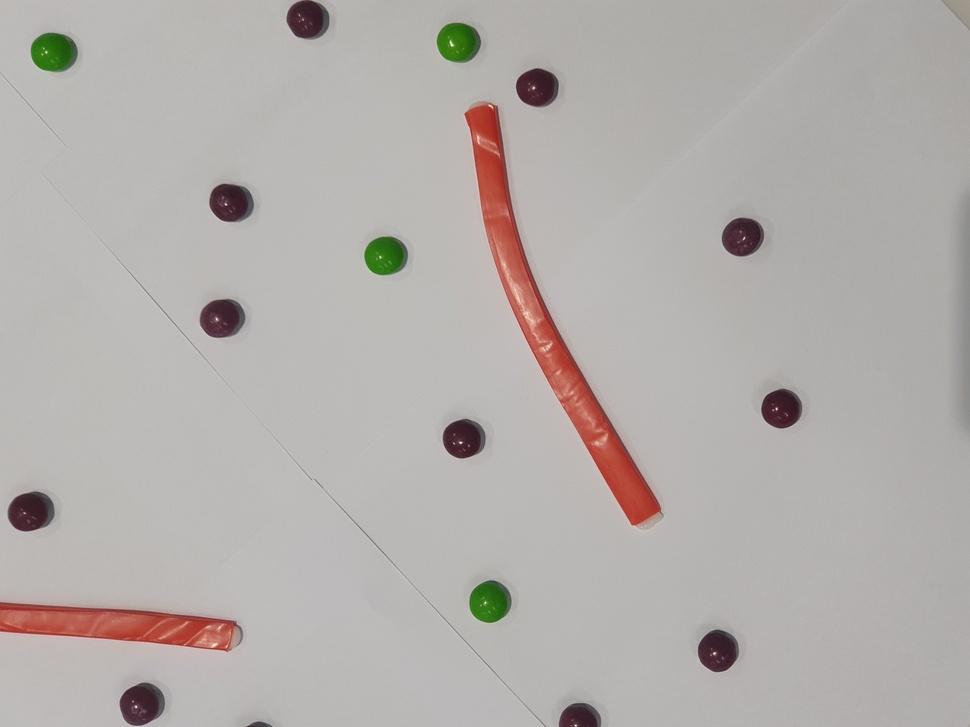
#> input picture images (1)/20230113_102106.jpg, 970 x 727 px, shrunk from 4032 x 3024 before the run, found by its file name
$ python Image_analysis.py
#> lines starting #> are read from the running program, lines starting #| are printed output that depends on the picture; after the words box and inside, x2 and y2 are one past the last pixel; in counts of white or black regions, pixels touching at a corner belong together
#> further down, image is the input picture: shape (727, 970, 3); mean R, G, B 179, 174.2, 171.3
#!/usr/bin/env python3
# -*- coding: utf-8 -*-
"""
Created on Sun Mar  5 15:18:23 2023

@author: lucafaccenda
"""

import numpy as np
import matplotlib.pyplot as plt
from skimage import io,color,filters,measure
from skimage.morphology import reconstruction
import scipy.ndimage as nd
from skimage.segmentation import clear_border


def process(image):
    #get grayscale
    image_gray = color.rgb2gray(image)
    selected_channel = image[:,:,2]
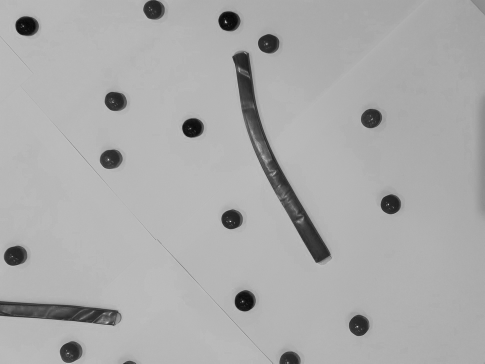
#> selected_channel: shape (727, 970) (shown at 1/2 size); min 3, max 249, mean 171.3

    #find threshold
    thmin = filters.threshold_minimum(selected_channel)
#> thmin = 120
    thmean = filters.threshold_mean(selected_channel)
#> thmean = 171.3
    global_threshold = filters.threshold_isodata(selected_channel)
#> global_threshold = 118


    #Create Mask to separate Background and forground
    rawmask = selected_channel<global_threshold
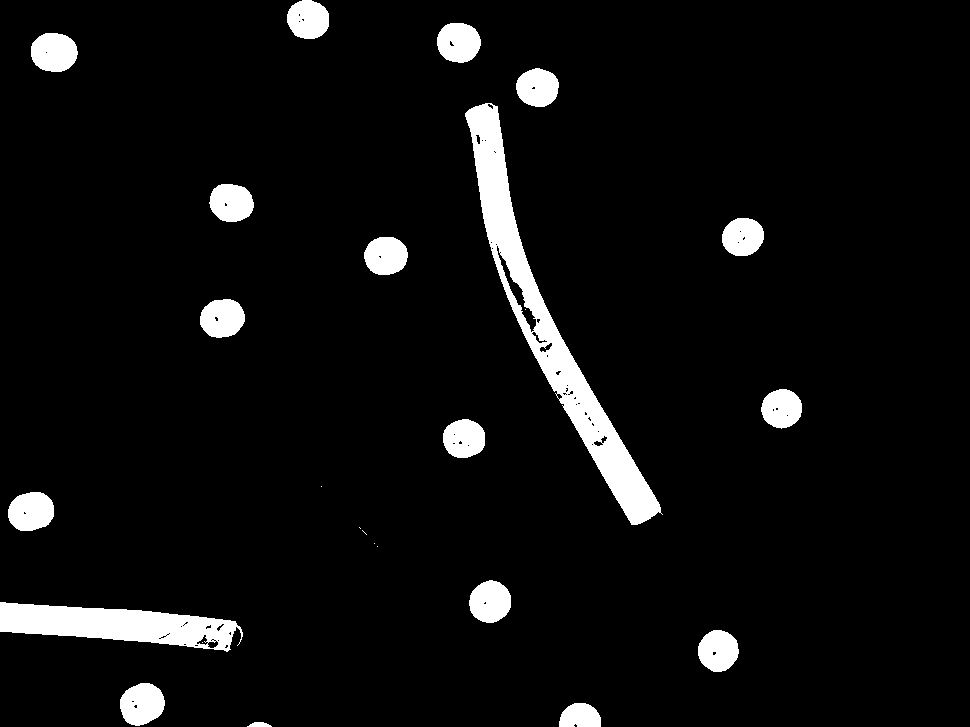
#> rawmask: shape (727, 970) bool; 5.8% white; 25 white regions (7 under 20 px), largest, box (x1, y1, x2, y2) and area: (465, 103, 663, 525) 13806, (0, 602, 243, 652) 6973, (31, 33, 78, 72) 1470


    #Remove objects touching the border
    no_back_or_border =  clear_border(rawmask)
#> no_back_or_border: shape (727, 970) bool; 4.5% white; 21 white regions (7 under 20 px), largest, box (x1, y1, x2, y2) and area: (465, 103, 663, 525) 13806, (31, 33, 78, 72) 1470, (120, 683, 165, 726) 1470

    #filling in spaces in mask
    source = np.copy(no_back_or_border)
    source[1:-1, 1:-1] = no_back_or_border.max()
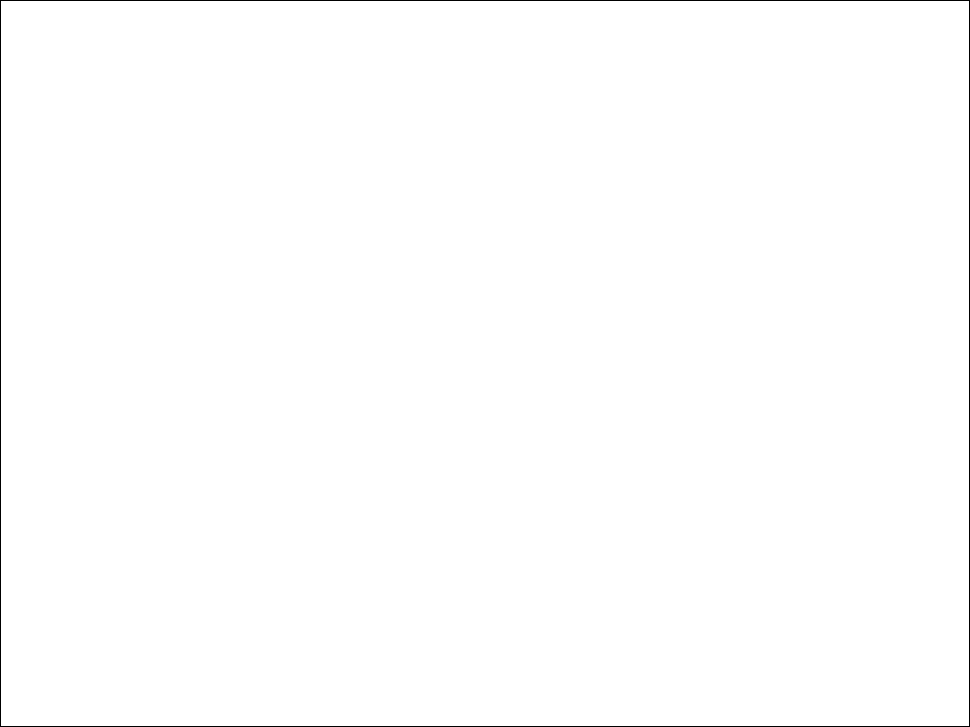
#> source: shape (727, 970) bool; 99.5% white; black in thin lines or dots
    mask = no_back_or_border

    filled = reconstruction(source, mask, method='erosion')
#> filled: shape (727, 970) float64; values 0 (black) and 1 (white), 4.6% white; 20 white regions (6 under 20 px), largest, box (x1, y1, x2, y2) and area: (465, 103, 663, 525) 14583, (120, 683, 165, 726) 1479, (31, 33, 78, 72) 1471


    labels = measure.label(filled)
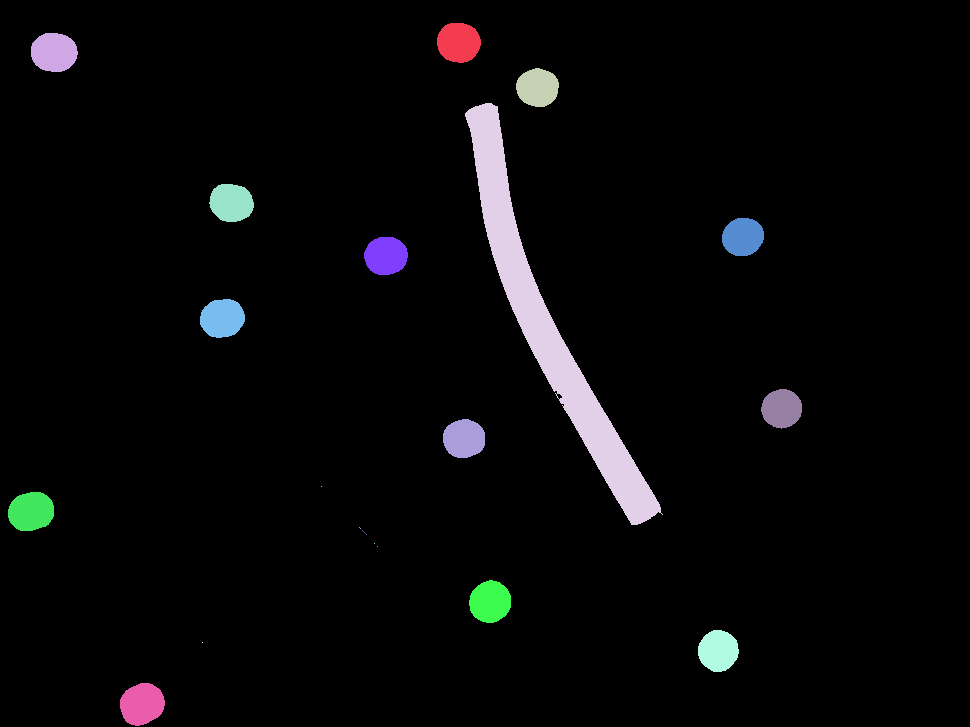
#> labels: shape (727, 970) int64; 21 distinct labels, from 0 to 20; one colour per label, 0 black

    #APPLY MASK
    l = []
    for i in range(3):
        q = (image[:,:,i]*filled)
        l.append(q)
#> this loop made 3 passes
#> pass 2, in process, `q = (image[:,:,i]*filled)`:
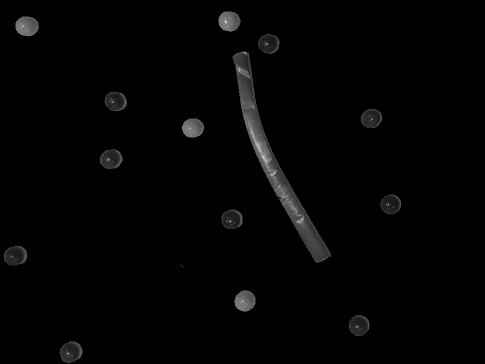
#> q: shape (727, 970) float64 (shown at 1/2 size); min 0, max 255, mean 3.4
#> after the loop, l = 3 items


    #Use threshold to remove background
    no_background_img = np.dstack([l[0],l[1],l[2]])
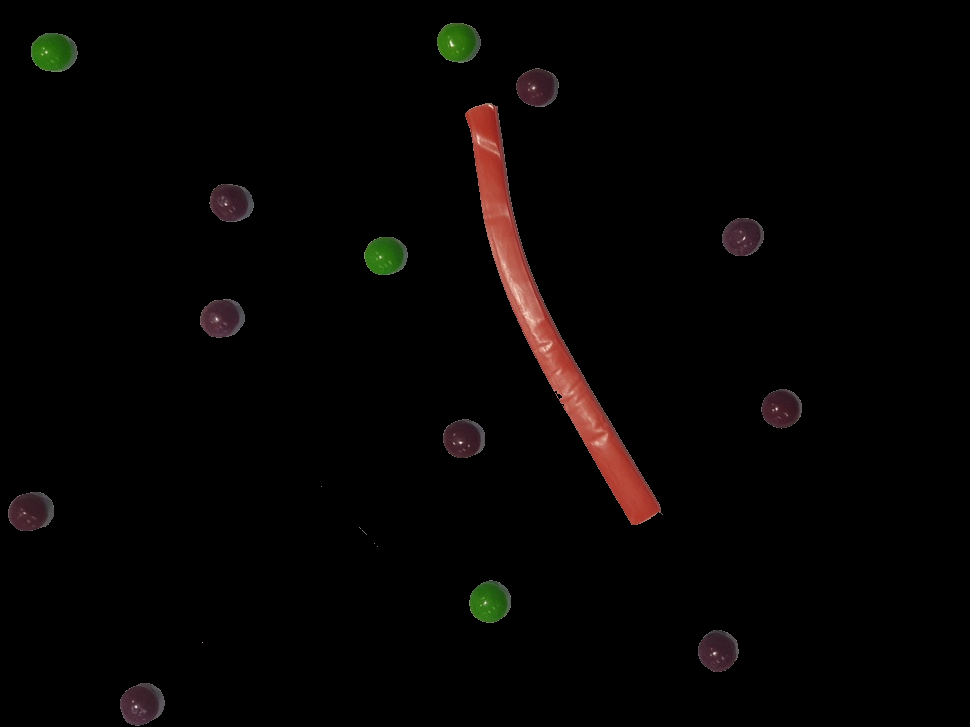
#> no_background_img: shape (727, 970, 3) float64; mean of channels 0, 1, 2 5.3, 3.4, 2.7; drawn as R, G, B


    return image_gray,thmean,global_threshold, rawmask , no_background_img,filled,labels,no_back_or_border


image = io.imread('20230113_102106.jpg')


image_gray, thmean,global_threshold, rawmask , no_background_img,filled,labels,no_back_or_border = process(image)
#> thmean = 171.3; global_threshold = 118

print(labels.max())
#| 20

b = no_back_or_border.astype('uint8')

$ run again, with images (1)/20230113_102123.jpg copied over images (1)/20230113_102106.jpg
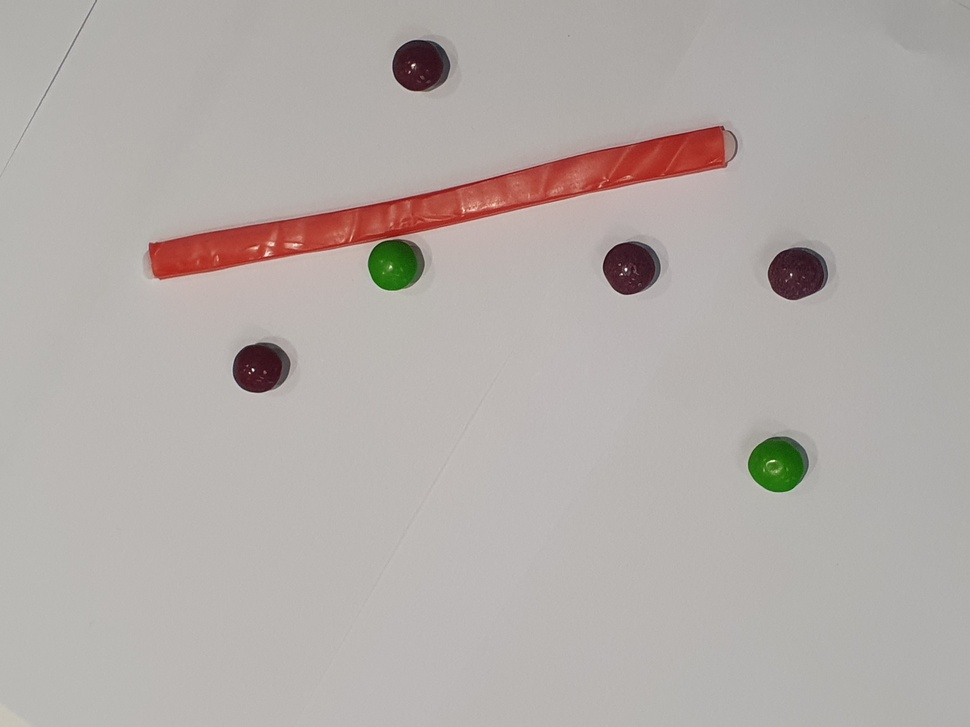
#> input picture images (1)/20230113_102123.jpg, 970 x 727 px, shrunk from 4032 x 3024 before the run, found by its file name
#> image is the input picture: shape (727, 970, 3); mean R, G, B 179, 172, 168.5
#> thmin = 118
#> in process, `thmean = filters.threshold_mean(selected_channel)`: thmean = 168.5
#> in process, `global_threshold = filters.threshold_isodata(selected_channel)`: global_threshold = 112
#> in process, `rawmask = selected_channel<global_threshold`:
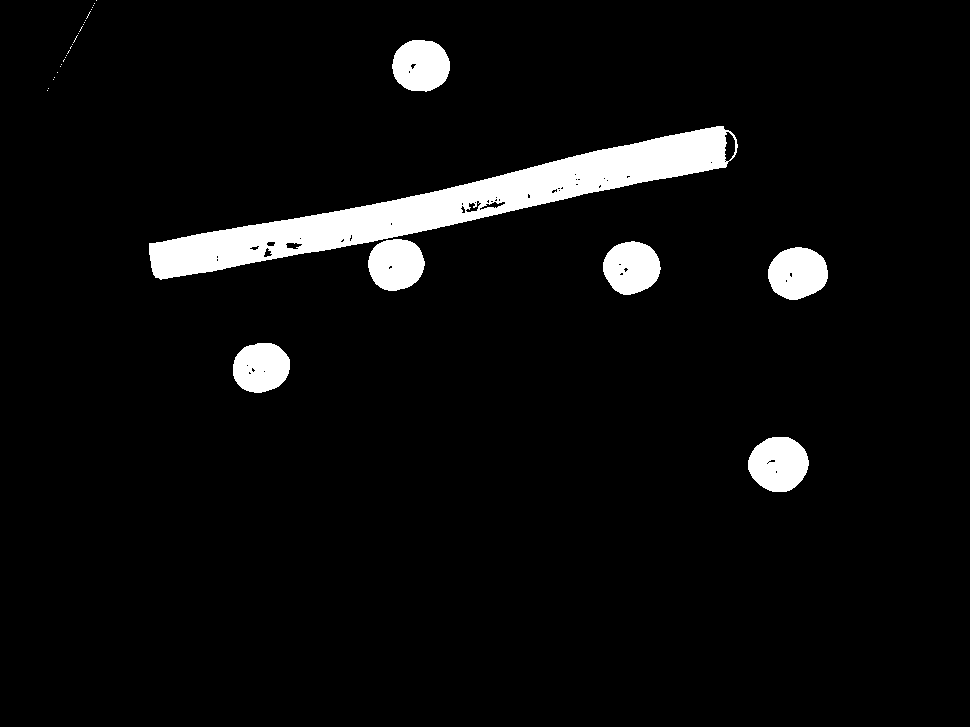
#> rawmask: shape (727, 970) bool; 5.2% white; 32 white regions (25 under 20 px), largest, box (x1, y1, x2, y2) and area: (149, 126, 738, 280) 22175, (748, 437, 809, 492) 2589, (768, 247, 828, 300) 2452
#> source: shape (727, 970) bool; 99.5% white; black in thin lines or dots
#> filled: shape (727, 970) float64; values 0 (black) and 1 (white), 5.3% white; 31 white regions (24 under 20 px), largest, box (x1, y1, x2, y2) and area: (149, 126, 738, 280) 22558, (748, 437, 809, 492) 2603, (768, 247, 828, 300) 2461
#> labels: shape (727, 970) int64; 32 distinct labels, from 0 to 31
#> after the loop in process, `for i in range(3):`: l = 3 items
#> in process, `no_background_img = np.dstack([l[0],l[1],l[2]])`:
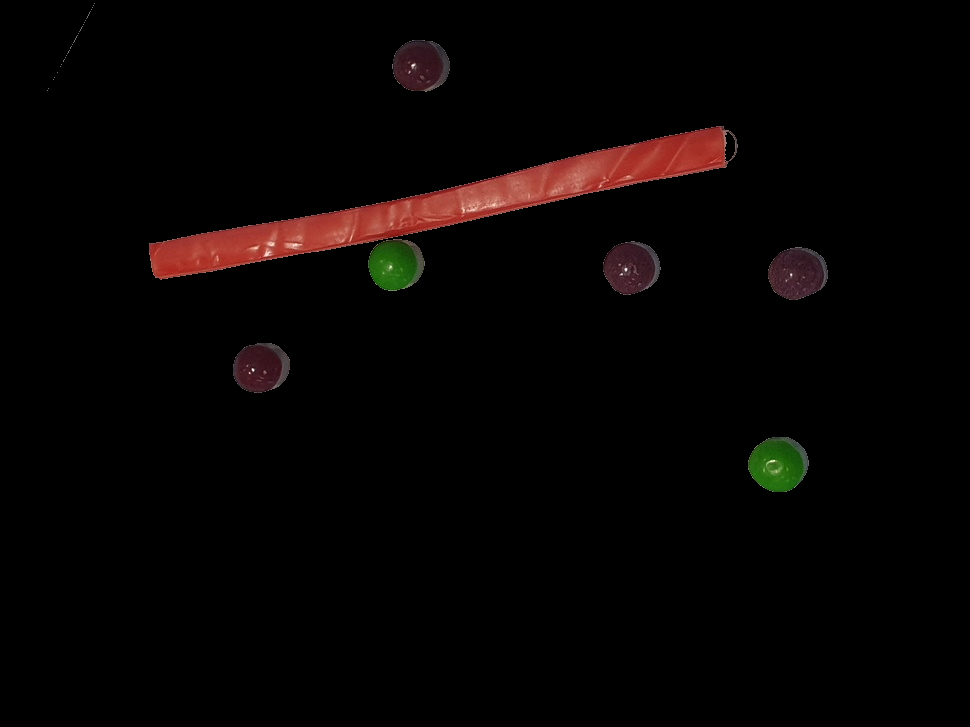
#> no_background_img: shape (727, 970, 3) float64; mean of channels 0, 1, 2 6.6, 3.4, 2.7; drawn as R, G, B
#> `image_gray, thmean,global_threshold, rawmask , no_background_img,fille..`: thmean = 168.5; global_threshold = 112
#| 31

$ run again, with images (1)/20230113_102131.jpg copied over images (1)/20230113_102106.jpg
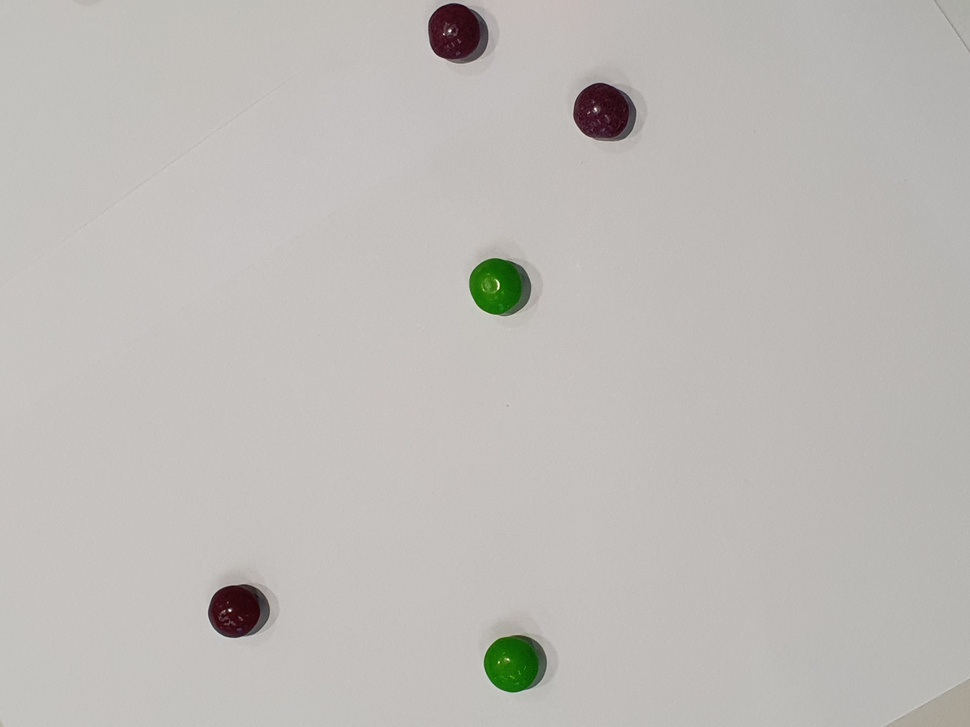
#> input picture images (1)/20230113_102131.jpg, 970 x 727 px, shrunk from 4032 x 3024 before the run, found by its file name
#> image is the input picture: shape (727, 970, 3); mean R, G, B 190.2, 187, 183.4
#> thmin = 118
#> in process, `thmean = filters.threshold_mean(selected_channel)`: thmean = 183.4
#> in process, `global_threshold = filters.threshold_isodata(selected_channel)`: global_threshold = 108
#> in process, `rawmask = selected_channel<global_threshold`:
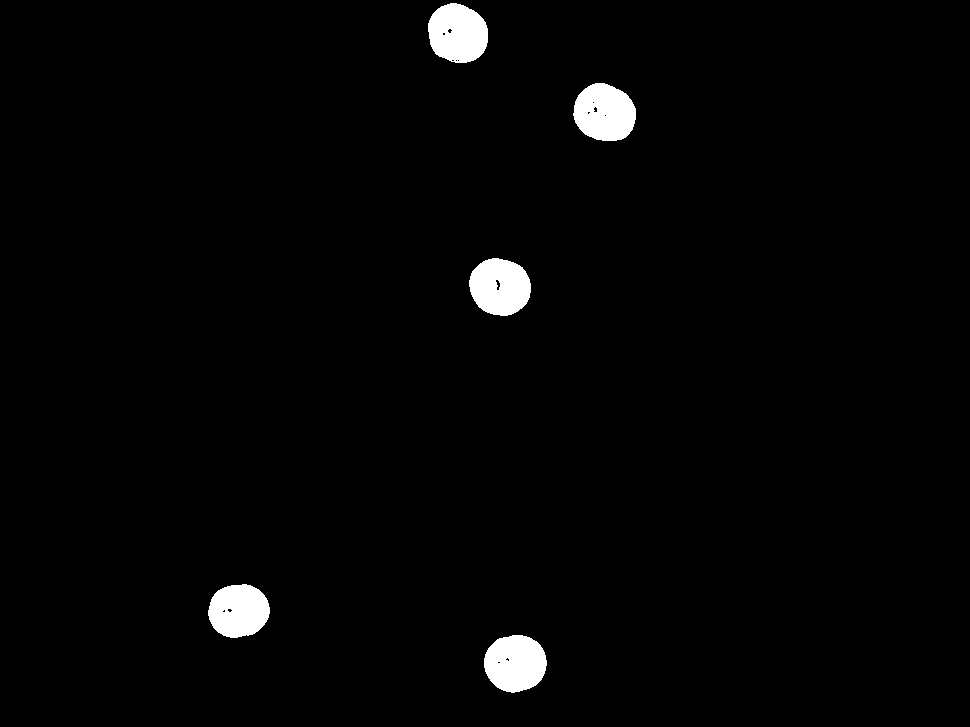
#> rawmask: shape (727, 970) bool; 2% white; 5 white regions, box (x1, y1, x2, y2) and area: (484, 635, 547, 693) 2836, (573, 83, 636, 141) 2833, (428, 3, 488, 63) 2826, (469, 258, 531, 316) 2774, (208, 584, 270, 638) 2598
#> source: shape (727, 970) bool; 99.5% white; black in thin lines or dots
#> filled: shape (727, 970) float64; values 0 (black) and 1 (white), 2% white; 5 white regions, box (x1, y1, x2, y2) and area: (573, 83, 636, 141) 2850, (428, 3, 488, 63) 2845, (484, 635, 547, 693) 2843, (469, 258, 531, 316) 2797, (208, 584, 270, 638) 2610
#> labels: shape (727, 970) int64; 6 distinct labels, from 0 to 5
#> after the loop in process, `for i in range(3):`: l = 3 items
#> `image_gray, thmean,global_threshold, rawmask , no_background_img,fille..`: thmean = 183.4; global_threshold = 108
#| 5
